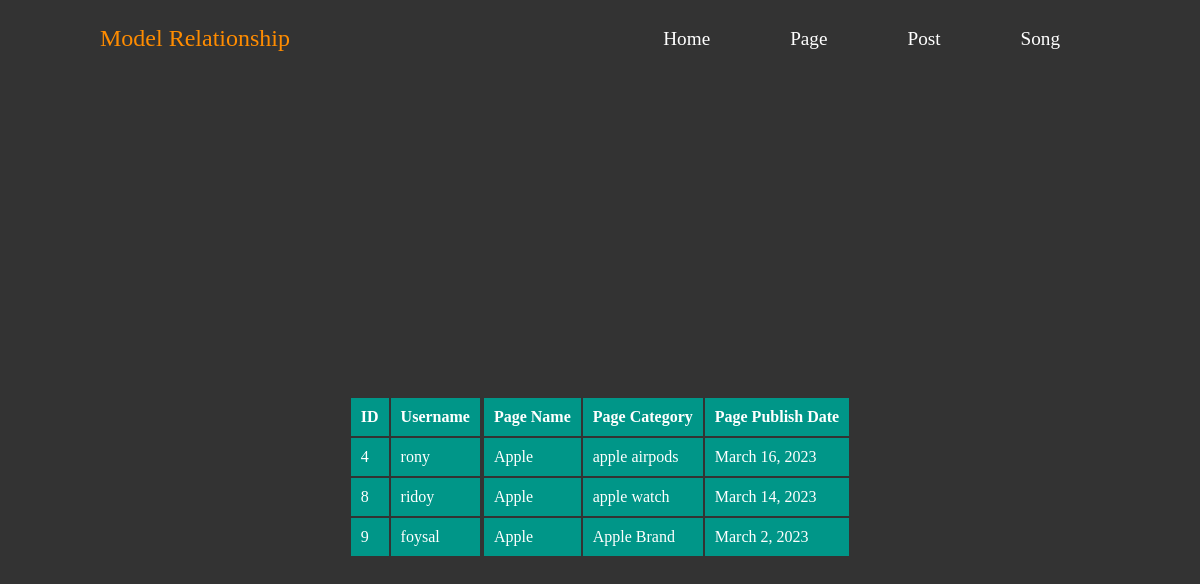
/page/, run on the app's committed database.
### core/models.py (models this page shows)
class Page(models.Model):
    user = models.OneToOneField(
        User, on_delete=models.PROTECT, primary_key=True)
    page_name = models.CharField(max_length=200)
    page_category = models.CharField(max_length=200)
    page_publish_date = models.DateField()

### core/views.py (the view)
# urls.py: path('page/', PageView.as_view(), name='page')
class PageView(View):
    def get(self, request):
        users = User.objects.filter(page__page_name='Apple')
        pages = Page.objects.filter(page_name='Apple')
        context = {
            'users': users,
            'pages': pages
        }
        return render(request, 'core/page.html', context)

### core/templates/core/page.html
{% extends "core/base.html" %} {% load static %} {% block body-content %}
<div class="body-container">
  <table class="custom-table">
    <thead>
      <tr>
        <th><b>ID</b></th>
        <th>Username</th>
      </tr>
    </thead>
    <tbody>
      {% for user in users %}
      <tr>
        <td>{{user.id}}</td>
        <td>{{user.username}}</td>
      </tr>
      {% endfor %}
    </tbody>
  </table>
  <table class="custom-table">
    <thead>
      <tr>
        <th>Page Name</th>
        <th>Page Category</th>
        <th>Page Publish Date </th>
      </tr>
    </thead>
    <tbody>
      {% for page in pages %}
      <tr>
        <td>{{page.page_name}}</td>
        <td>{{page.page_category}}</td>
        <td>{{page.page_publish_date}}</td>
      </tr>
      {% endfor %}
    </tbody>
  </table>
</div>
{% endblock body-content %}

### core/templates/core/base.html (shortened to what this page needs)
{% load static %}
<!DOCTYPE html>
<html lang="en">
  <head>
    <link rel="stylesheet" href="{% static 'core/css/style.css' %}" />
  </head>
  <body>
    <div class="navbar">
      <div class="logo"><a href="#" class="">Model Relationship</a></div>
      <ul>
        <li><a href="{% url 'home' %}">Home</a></li>
        <li><a href="{% url 'page' %}">Page</a></li>
        <li><a href="">Post</a></li>
        <li><a href="">Song</a></li>
      </ul>
    </div>
    {% block body-content %}{% endblock body-content %}
  </body>
</html>

### core/static/core/css/style.css (style rules this page uses)
* { padding: 0px; margin: 0px; }
body { background-color: #333; color: white; }
.navbar { padding: 25px 100px; display: flex; align-items: center; justify-content: space-between; }
.navbar ul { display: flex; }
.navbar ul li { margin: 0px 40px; list-style: none; }
.navbar ul li a { text-decoration: none; font-size: 1.2rem; color: white; font-family: cursive; position: relative; }
.navbar a::after { content: ''; height: 2px; width: 0%; background-color: aqua; position: absolute; left: 0; bottom: -5px; transition-property: all; transition-duration: .5s; transition-timing-function: ease-in-out; }
.logo { font-size: 1.5rem; font-family: cursive; }
.logo a { text-decoration: none; color: darkorange; transition: all .3s ease-in-out; }
.body-container { height: 100vh; width: 100%; display: flex; justify-content: center; align-items: center; }
table { font-family: cursive; }
td, th { padding: 10px; background-color: #009688; transition: all .5s ease-in-out; }

### data on the page
Page: page_name "Apple", page_category "apple airpods", page_publish_date "March 16, 2023"
Page: page_name "Apple", page_category "apple watch", page_publish_date "March 14, 2023"
Page: page_name "Apple", page_category "Apple Brand", page_publish_date "March 2, 2023"

### other printed values
{{ user.id }} "4"
{{ user.username }} "rony"
{{ user.id }} "8"
{{ user.username }} "ridoy"
{{ user.id }} "9"
{{ user.username }} "foysal"
